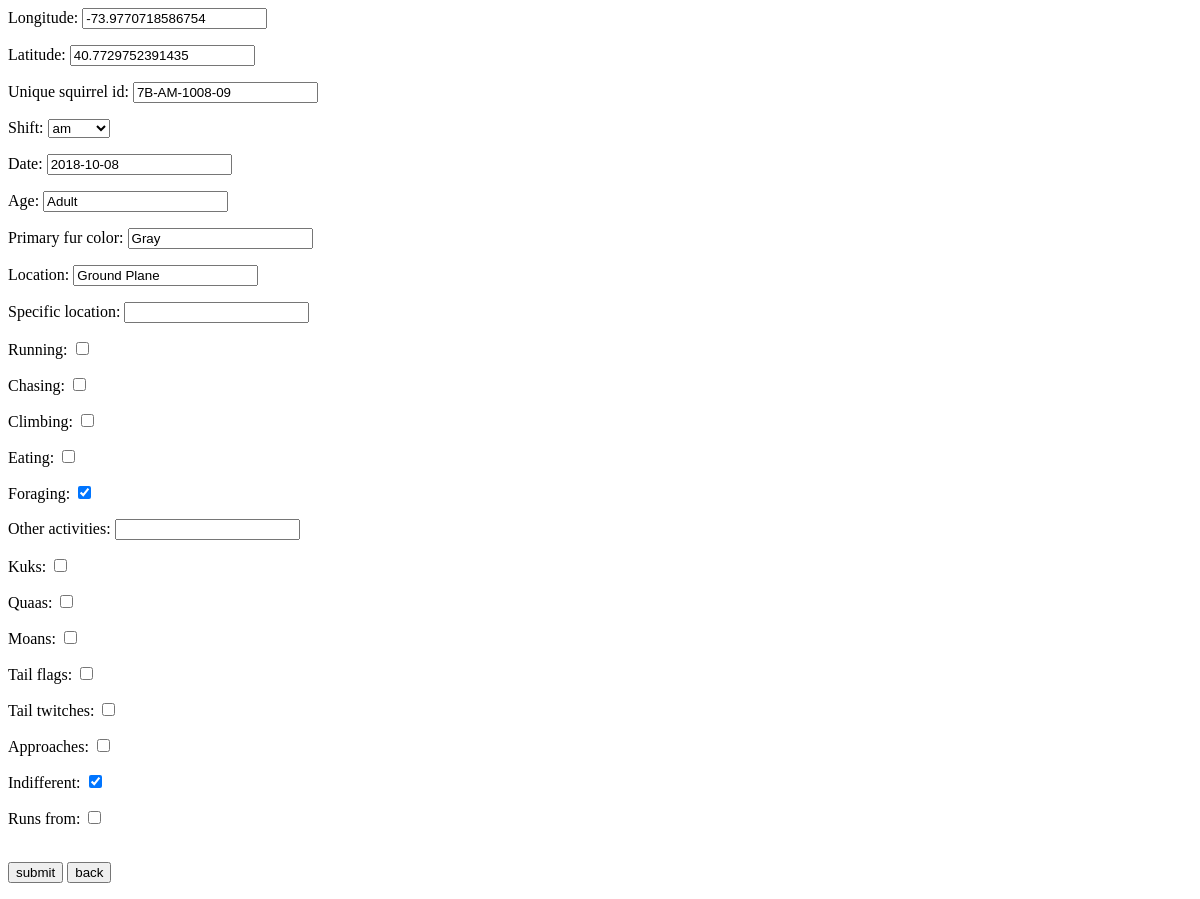
/sightings/7B-AM-1008-09/, run on an earlier commit of the app's database.
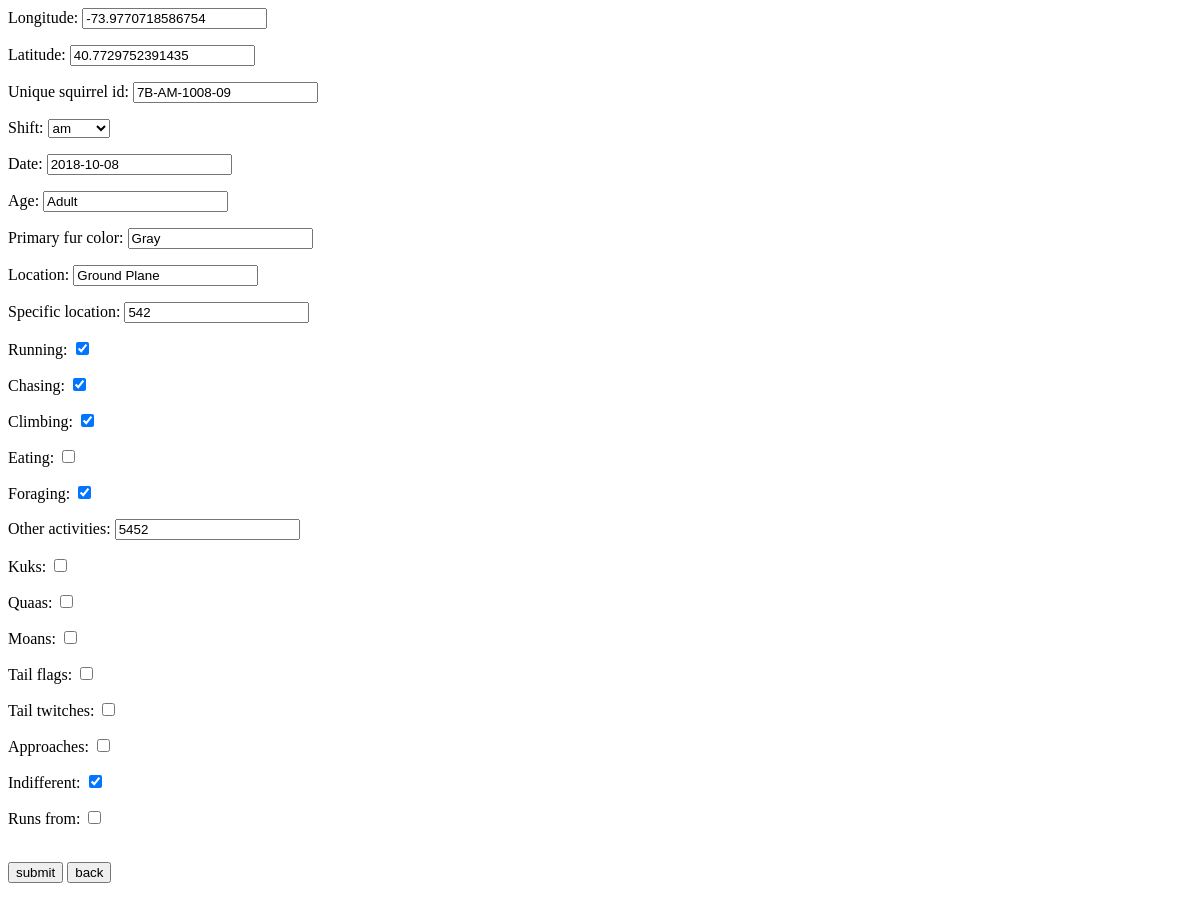
And on a later commit of the database.
### sightings/models.py (models this page shows)
class squirrel(models.Model):
    AM='AM'
    PM='PM'
    shift_choice = ((AM, 'am'),(PM, 'pm'))
    longitude = models.FloatField()
    latitude = models.FloatField()
    unique_squirrel_id = models.CharField(primary_key=True, max_length=30)
    shift = models.CharField(max_length=2, choices=shift_choice)
    date = models.CharField(max_length=10, blank=True)
    age = models.CharField(max_length=20, null=True, blank=True)
    primary_fur_color = models.CharField(max_length=20, null=True, blank=True)
    location = models.CharField(max_length=50, null=True, blank=True)
    specific_location = models.CharField(max_length=50, null=True, blank=True)
    running = models.BooleanField(default=False)
    chasing = models.BooleanField(default=False)
    climbing = models.BooleanField(default=False)
    eating = models.BooleanField(default=False)
    foraging = models.BooleanField(default=False)
    other_activities = models.CharField(max_length=100, null=True, blank=True)
    kuks = models.BooleanField(default=False)
    quaas = models.BooleanField(default=False)
    moans = models.BooleanField(default=False)
    tail_flags = models.BooleanField(default=False)
    tail_twitches = models.BooleanField(default=False)
    approaches = models.BooleanField(default=False)
    indifferent = models.BooleanField(default=False)
    runs_from = models.BooleanField(default=False)

### sightings/views.py (the view)
# urls.py: path('sightings/<str:unique_squirrel_id>/', views.edit_squirrel, name='edit'),
def edit_squirrel(request, unique_squirrel_id):
    squirrel_obj = squirrel.objects.get(unique_squirrel_id=unique_squirrel_id)
    if request.method == 'POST':
        form = squirrelform(request.POST, instance=squirrel_obj)
        if form.is_valid():
            form.save()
            return redirect('/sightings/')
    else:
        form = squirrelform(instance=squirrel_obj)
    context = {
            'form': form
            }
    return render(request, 'sightings/edit.html', context)

### sightings/forms.py
class squirrelform(ModelForm):
    class Meta:
        model =  squirrel
        fields = '__all__'

### sightings/templates/sightings/edit.html (shortened to what this page needs)
<!doctype>
<html>
  <body>
    <form method='post'>
      {{ form.as_p }}
      <br>
      <input type='submit', value='submit', name='submit'>
      <a href={% url 'sightings' %}><button type='button'>back</button></a>
    </form>
  </body>
</html>

What changed in the data, as far as the page shows it:
changed squirrel "7B-AM-1008-09": specific_location (not shown) → "542"; running "☐" → "☑"; chasing "☐" → "☑"; climbing "☐" → "☑"; other_activities (not shown) → "5452"
